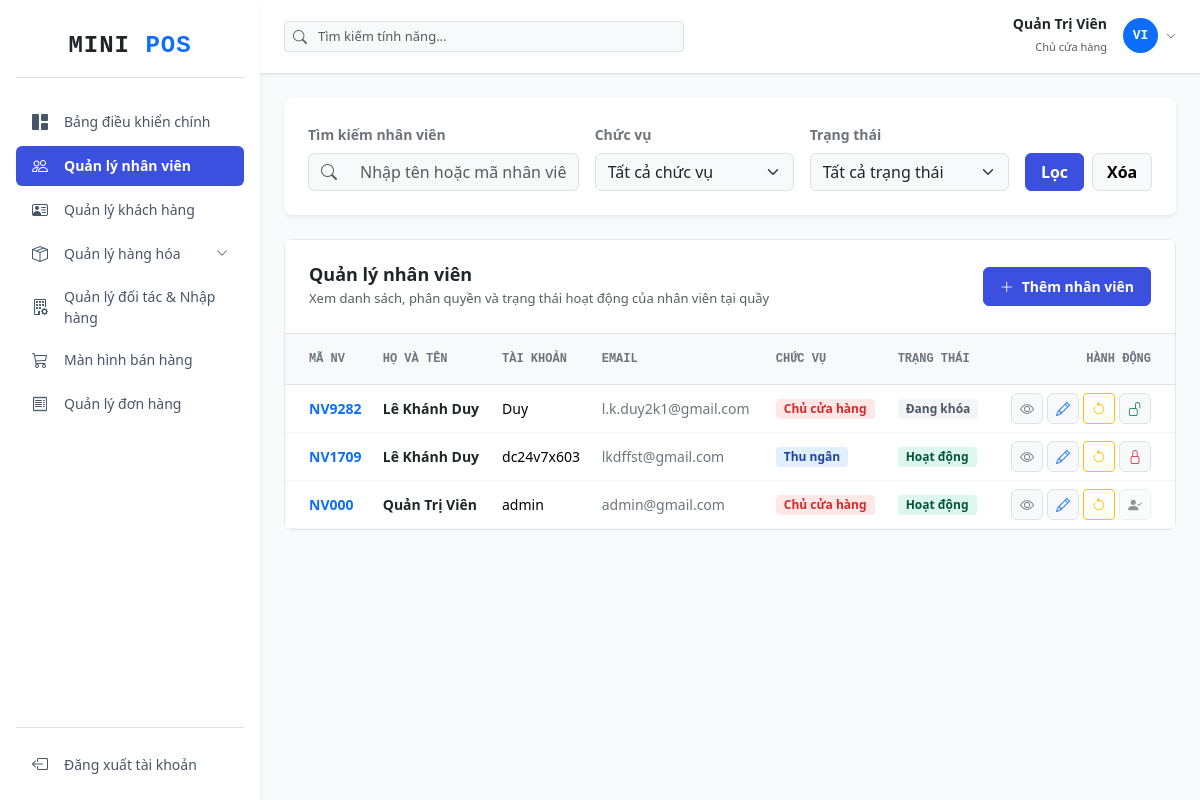
/user/index (signed in), run on an earlier commit of the app's database.
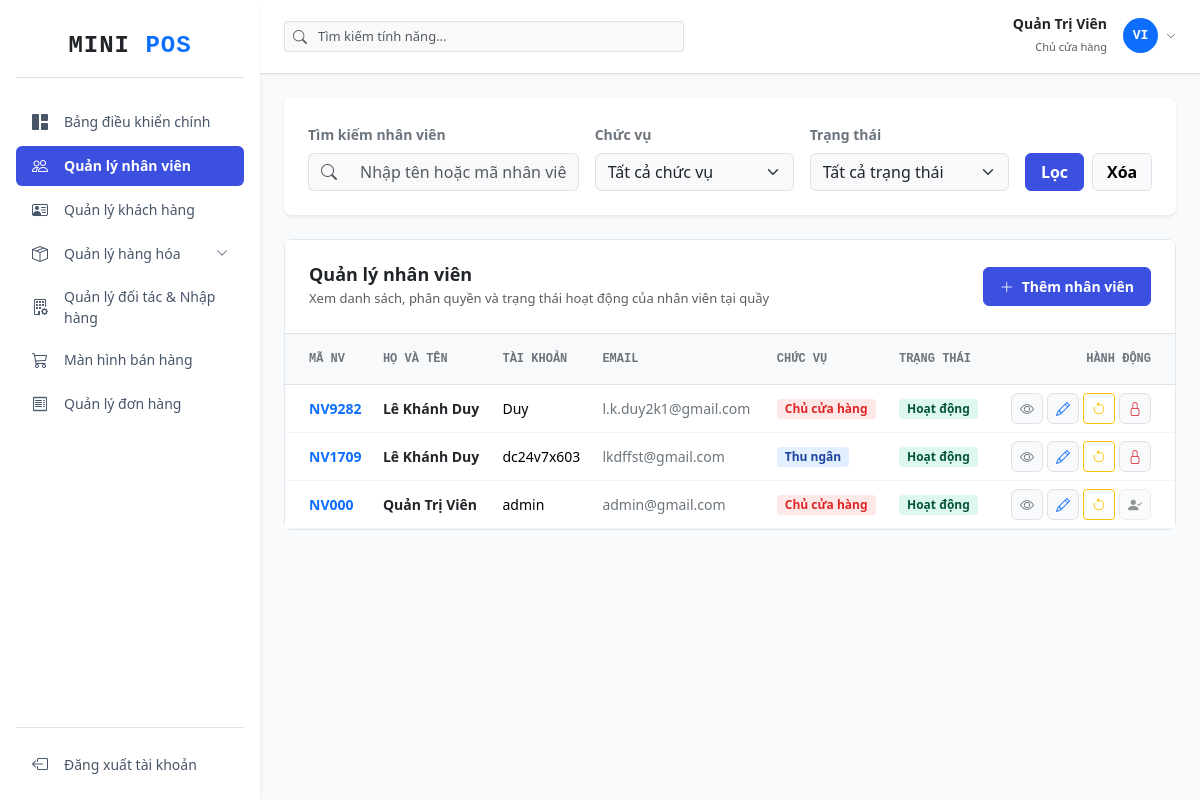
And on a later commit of the database.
### tables this page shows
CREATE TABLE `users` (
  `id` int NOT NULL AUTO_INCREMENT,
  `user_code` varchar(20) NOT NULL,
  `username` varchar(50) NOT NULL,
  `password` varchar(255) NOT NULL,
  `full_name` varchar(100) NOT NULL,
  `email` varchar(100) NOT NULL,
  `phone` varchar(15) DEFAULT NULL,
  `avatar` varchar(255) DEFAULT NULL,
  `gender` enum('male','female','other') DEFAULT 'other',
  `date_of_birth` date DEFAULT NULL,
  `address` text,
  `role_id` int DEFAULT NULL,
  `status` tinyint NOT NULL DEFAULT '1',
  `note` text,
  `created_at` timestamp NULL DEFAULT CURRENT_TIMESTAMP,
  `updated_at` timestamp NULL DEFAULT CURRENT_TIMESTAMP ON UPDATE CURRENT_TIMESTAMP,
  PRIMARY KEY (`id`),
  UNIQUE KEY `user_code` (`user_code`),
  UNIQUE KEY `username` (`username`),
  UNIQUE KEY `email` (`email`),
  KEY `fk_users_roles` (`role_id`),
  CONSTRAINT `fk_users_roles` FOREIGN KEY (`role_id`) REFERENCES `roles` (`id`) ON DELETE RESTRICT ON UPDATE CASCADE
);

### controllers/UserController.php (called while the page is built, shortened)
<?php
require_once 'models/UserModel.php';
class UserController
{
    private $userModel;
    public function __construct()
    {
        $database = new Database();
        $this->db = $database->getConnection();
        $this->userModel = new UserModel($this->db);
    }
    public function index()
    {
        $search = isset($_GET['search']) ? trim($_GET['search']) : '';
        $role_id = (isset($_GET['role_id']) && $_GET['role_id'] !== '') ? (int)$_GET['role_id'] : null;
        $status = (isset($_GET['status']) && $_GET['status'] !== '') ? (int)$_GET['status'] : null;
        $current_page = isset($_GET['page']) ? (int)$_GET['page'] : 1;
        $limit = 10;
        $offset = ($current_page - 1) * $limit;
        $users = $this->userModel->getUsersWithFilter($search, $role_id, $status, $limit, $offset);
        require_once 'views/users/index.php';
    }
}

### config/database.php (called while the page is built, shortened)
<?php
class Database
{
    private $host = DB_HOST;
    private $port = DB_PORT;
    private $db_name = DB_NAME;
    private $username = DB_USER;
    private $password = DB_PASS;
    public function getConnection()
    {
        $this->conn = null;
        try {
            $this->conn = new PDO("mysql:host=" . $this->host . ";port=" . $this->port . ";dbname=" . $this->db_name, $this->username, $this->password);
            $this->conn->setAttribute(PDO::ATTR_ERRMODE, PDO::ERRMODE_EXCEPTION);
            $this->conn->exec("set names utf8");
        } catch (PDOException $exception) {
            echo "Connection error: " . $exception->getMessage();
        }
        return $this->conn;
    }
}

### models/UserModel.php (called while the page is built, shortened)
<?php
class UserModel
{
    private $conn;
    private $table_name = "users";
    public function __construct($db)
    {
        $this->conn = $db;
    }
    public function getUsersWithFilter($search, $role_id, $status, $limit, $offset)
    {
        try {
            $query = "SELECT u.*, r.role_name FROM " . $this->table_name . " u
                      JOIN roles r ON u.role_id = r.id
                      WHERE 1=1";
            $query .= " ORDER BY u.id DESC LIMIT :limit OFFSET :offset";
            $stmt = $this->conn->prepare($query);
            $stmt->bindParam(':limit', $limit, PDO::PARAM_INT);
            $stmt->bindParam(':offset', $offset, PDO::PARAM_INT);
            $stmt->execute();
            return $stmt->fetchAll(PDO::FETCH_ASSOC);
        } catch (PDOException $e) {
            echo "Lỗi truy vấn SQL: " . $e->getMessage();
            exit();
        }
    }
}

### views/users/index.php (the view, shortened to what the changed rows need)
<?php require_once 'views/layout/header.php'; ?>
<div class="card card-custom bg-white">
    <div class="card-body p-0">
        <div class="table-responsive">
            <table class="table table-hover align-middle mb-0">
                <thead class="table-light text-secondary font-monospace small border-bottom"
                    style="background-color: #f8fafc;">
                    <tr>
                        <th class="ps-4 py-3 text-secondary" style="font-size: 12px;">MÃ NV</th>
                        <th class="py-3 text-secondary" style="font-size: 12px;">HỌ VÀ TÊN</th>
                        <th class="py-3 text-secondary" style="font-size: 12px;">TÀI KHOẢN</th>
                        <th class="py-3 text-secondary" style="font-size: 12px;">EMAIL</th>
                        <th class="py-3 text-secondary" style="font-size: 12px;">CHỨC VỤ</th>
                        <th class="py-3 text-secondary" style="font-size: 12px;">TRẠNG THÁI</th>
                        <th class="text-end pe-4 py-3 text-secondary" style="font-size: 12px;">HÀNH ĐỘNG</th>
                    </tr>
                </thead>
                <tbody class="text-dark" style="font-size: 14px;">
                    <?php if (isset($users) && is_array($users) && count($users) > 0): ?>
                        <?php foreach ($users as $user): ?>
                            <tr style="border-bottom: 1px solid #f1f5f9;" id="user-row-<?php echo $user['id']; ?>">
                                <td class="ps-4 fw-bold text-primary"><?php echo $user['user_code']; ?></td>
                                <td class="fw-semibold text-dark"><?php echo $user['full_name']; ?></td>
                                <td><?php echo $user['username']; ?></td>
                                <td class="text-secondary"><?php echo $user['email']; ?></td>
                                <td>
                                    <span class="badge rounded-1 px-2 py-1"
                                        style="<?php echo $user['role_name'] == 'admin' ? 'background-color: #fde8e8; color: #e02424; font-size: 12px;' : 'background-color: #e1effe; color: #1e429f; font-size: 12px;'; ?>">
                                        <?php echo $user['role_name'] == 'admin' ? 'Chủ cửa hàng' : 'Thu ngân'; ?>
                                    </span>
                                </td>
                                <td>
                                    <span class="badge rounded-1 px-2 py-1"
                                        style="<?php echo $user['status'] == 1 ? 'background-color: #def7ec; color: #03543f; font-size: 12px;' : 'background-color: #f3f4f6; color: #4b5563; font-size: 12px;'; ?>">
                                        <?php echo $user['status'] == 1 ? 'Hoạt động' : 'Đang khóa'; ?>
                                    </span>
                                </td>
                                <td class="text-end pe-4">
                                    <div class="d-flex justify-content-end gap-1">
                                        <button class="btn btn-sm btn-light text-secondary border rounded-2 px-2 shadow-none"
                                            data-bs-toggle="modal" data-bs-target="#viewUserModal<?php echo $user['id']; ?>"><i
                                                class="bi bi-eye"></i></button>
                                        <button class="btn btn-sm btn-light text-primary border rounded-2 px-2 shadow-none"
                                            data-bs-toggle="modal" data-bs-target="#editUserModal<?php echo $user['id']; ?>"><i
                                                class="bi bi-pencil"></i></button>
                                        <button type="button" class="btn btn-sm btn-outline-warning px-2 shadow-none" title ="Cấp lại mật khẩu"
                                            onclick="resetEmployeePassword(<?php echo $user['id']; ?>, '<?php echo htmlspecialchars($user['full_name'], ENT_QUOTES); ?>')">
                                            <i class="bi bi-arrow-counterclockwise"></i>
                                        </button>
                                        <?php if ($user['id'] != $_SESSION['user_id']): ?>
                                            <button
                                                class="btn btn-sm border rounded-2 px-2 shadow-none <?php echo $user['status'] == 1 ? 'btn-light text-danger' : 'btn-light text-success'; ?>"
                                                data-bs-toggle="modal"
                                                data-bs-target="#toggleStatusModal<?php echo $user['id']; ?>"><i
                                                    class="bi <?php echo $user['status'] == 1 ? 'bi-lock' : 'bi-unlock'; ?>"></i></button>
                                        <?php else: ?>
                                            <button class="btn btn-sm btn-light text-muted border rounded-2 px-2 shadow-none"
                                                disabled><i class="bi bi-person-check-fill"></i></button>
                                        <?php endif; ?>
                                    </div>
                                </td>
                            </tr>
                        <?php endforeach; ?>
                    <?php endif; ?>
                </tbody>
            </table>
        </div>
    </div>
</div>
<?php require_once 'views/layout/footer.php'; ?>

What changed in the data, as far as the page shows it:
changed users "NV9282": status "Đang khóa" → "Hoạt động"
